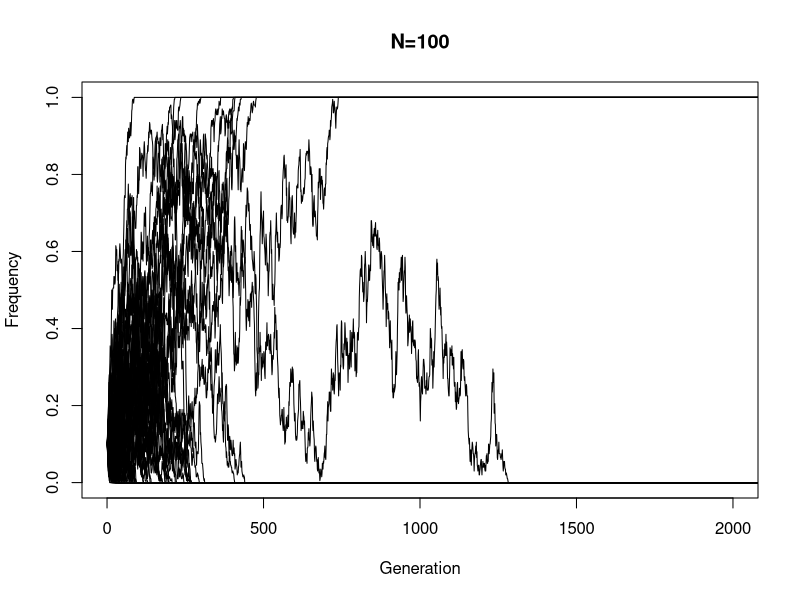
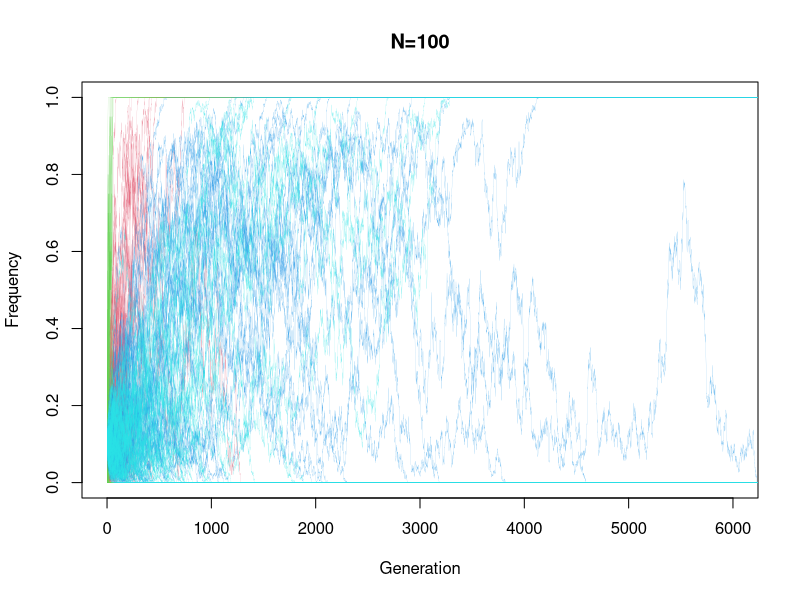
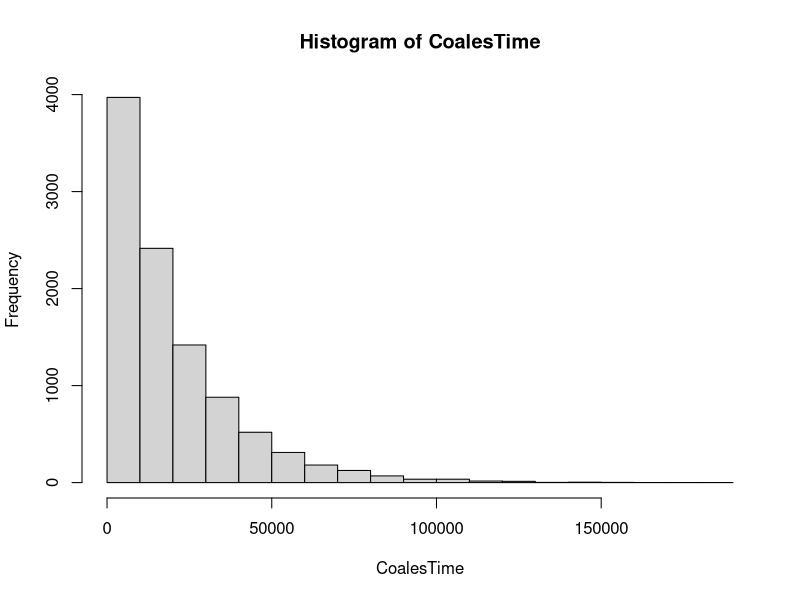
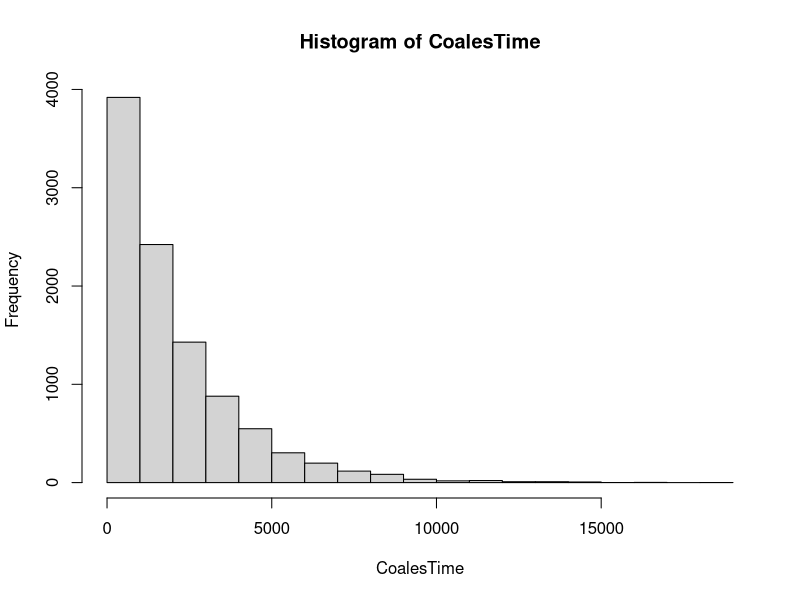
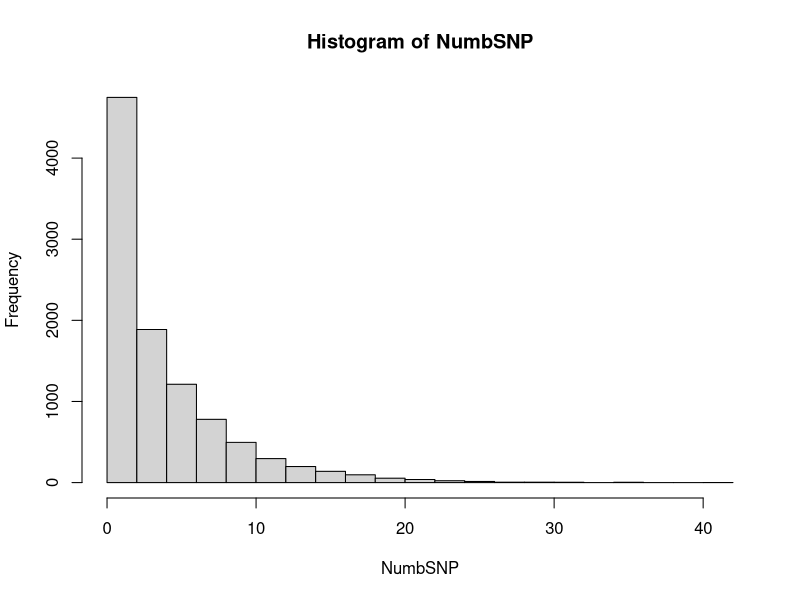
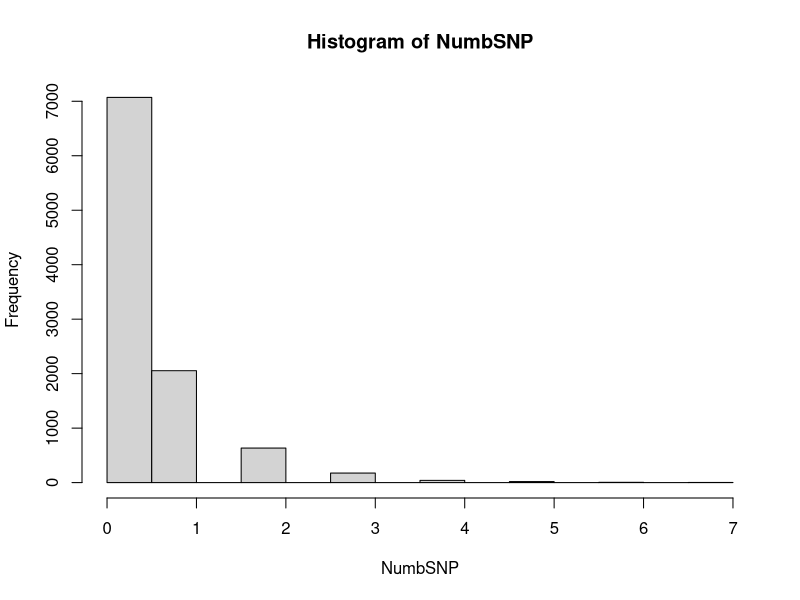
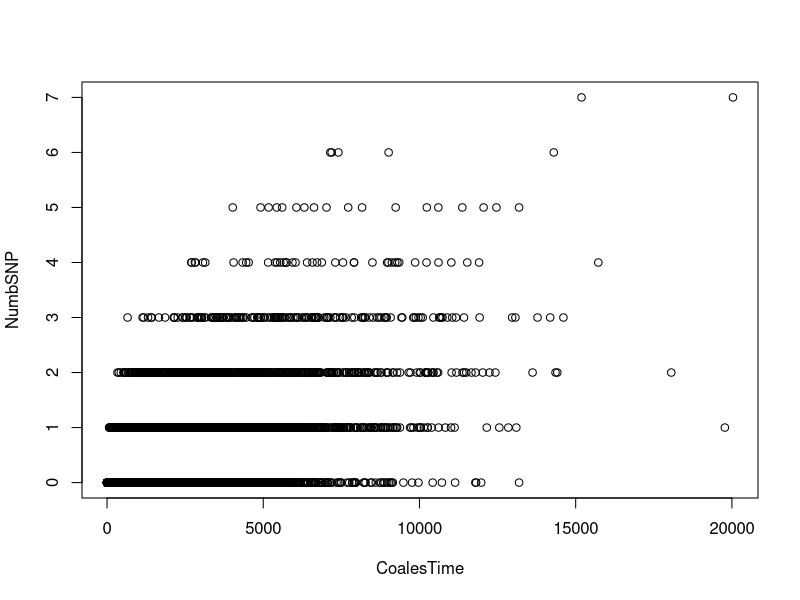

Write the R code that produced these figures, in order.
## ---- chunk 1
expected <- mean(rbinom(10000, 10, 0.1))
expected
## ---- chunk 2
#genetic drift
pp <- 0.1
NN <- 10 # number of diploid indiv; 2*NN = number of chromosome
count <- rbinom(1, 2*NN, pp)
count
count/(2*NN)
## ---- chunk 3
#function
GenDriftFunc <- function(LL, NN, p0, TT){
  #matrix of allele freq of each SNP (col) in each gen (row)
  freqs <- matrix(nrow = TT, ncol = LL)
  #fill first row with p0
  freqs[1, ] <- p0
  #for loop to iterate rbinom for each subsequent row
  for (tt in 2:TT){
    for(ll in 1:LL){
        freqs[tt, ll] <- rbinom(1, 2*NN, freqs[tt-1, ll])/(2*NN)
    }
  }
  return(freqs)
}
## ---- chunk 4
NN=100
LL=1000
TT=10000
p0=0.1
sim1 <- GenDriftFunc(LL, NN, p0, TT)
## ---- chunk 5
#extinct?
sum(sim1[10000, ] == 0)
## ---- chunk 6
#fixation?
sum(sim1[10000, ] == 1)
## ---- chunk 7
#agree?
sum(sim1[10000, ] == 1)/1000
## ---- chunk 8
#plot
plot(sim1[ , 1], type = "l", ylim = c(0, 1), xlim = c(0, 2000), main = "N=100", xlab = "Generation", ylab = "Frequency")
for(ii in 2:100){
    lines(sim1[ , ii])
}
## ---- chunk 9
#repeat
NN=100
LL=1000
TT=10000
p0=0.6
sim2 <- GenDriftFunc(LL, NN, p0, TT)
#extinct?
sum(sim2[10000, ] == 0)
## ---- chunk 10
#fixation?
sum(sim2[10000, ] == 1)
## ---- chunk 11
#agree?
sum(sim2[10000, ] == 1)/1000
## ---- chunk 12
# N=10
NN=10
LL=1000
TT=10000
p0=0.1
sim3 <- GenDriftFunc(LL, NN, p0, TT)

# N=500
NN=500
LL=1000
TT=10000
p0=0.1
sim4 <- GenDriftFunc(LL, NN, p0, TT)

# N=1000
NN=500
LL=1000
TT=10000
p0=0.1
sim5 <- GenDriftFunc(LL, NN, p0, TT)
## ---- chunk 13
#plot sim1, sim3, sim4, sim5
#100=red; 10=green; 500=blue; 1000=cyan
plot(sim1[ , 1], type = "l", ylim = c(0, 1), xlim = c(0, 6000), main = "N=100", xlab = "Generation", ylab = "Frequency", col = 2, lwd = 0.1)
for(ii in 2:100){
  lines(sim1[ , ii], col = 2, lwd = 0.1)
  adjustcolor(col = 2, alpha.f = 0.8)
}
for(ii in 1:100){
  lines(sim3[ , ii], col = 3, lwd = 0.1)
  adjustcolor(col = 3, alpha.f = 1)
}
for(ii in 1:100){
  lines(sim4[ , ii], col = 4, lwd = 0.1)
  adjustcolor(col = 4, alpha.f = 0.6)
}
for(ii in 1:100){
  lines(sim5[ , ii], col = 5, lwd = 0.1)
  adjustcolor(col = 5, alpha.f = 0.6)
}
## ---- chunk 14
#fixation?
fix1 <- sum(sim1[10000, ] == 1)/1000
fix3 <- sum(sim3[10000, ] == 1)/1000
fix4 <- sum(sim4[10000, ] == 1)/1000
fix5 <- sum(sim5[10000, ] == 1)/1000
popsize <- c(10, 100, 500, 1000)
fixedproportion <- c(fix3, fix1, fix4, fix5)
table <- rbind(popsize, fixedproportion)
table
## ---- chunk 15
#10,000 sims; 2N=20,000
NN <- 10000
CoalesTime <- rexp(10000, 1/(2*NN))
mean(CoalesTime)
## ---- chunk 16
#density plot
hist(CoalesTime)
## ---- chunk 17
sd(CoalesTime)
## ---- chunk 18
#10,000 sims, 2N=2,000
NN <- 1000
CoalesTime <- rexp(10000, 1/(2*NN))
mean(CoalesTime)
## ---- chunk 19
#density plot
hist(CoalesTime)
## ---- chunk 20
sd(CoalesTime)
## ---- chunk 21
#add mutations, 10,000 sims, 2N=20,000
mu <- 1e-4
NN <- 10000
CoalesTime <- rexp(10000, 1/(2*NN))
MutaRate <- 2*mu*CoalesTime
mean(MutaRate)
NumbSNP <- rep(NA, NN)
for (ii in 1:10000){
  NumbSNP[ii] <- rpois(1, MutaRate[ii])
}
## ---- chunk 22
mean(NumbSNP)
## ---- chunk 23
#theta=4*N*mu
theta <- 4*NN*mu
theta
## ---- chunk 24
print("Yes, pretty neat!")
## ---- chunk 25
#density plot
hist(NumbSNP)
## ---- chunk 26
#add mutations, 10,000 sims, 2N=2,000
mu <- 1e-4
NN <- 1000
CoalesTime <- rexp(10000, 1/(2*NN))
MutaRate <- 2*mu*CoalesTime
mean(MutaRate)
NumbSNP <- rep(NA, NN)
for (ii in 1:10000){
  NumbSNP[ii] <- rpois(1, MutaRate[ii])
}
## ---- chunk 27
mean(NumbSNP)
## ---- chunk 28
#theta=4*N*mu
theta <- 4*NN*mu
theta
## ---- chunk 29
print("Yes, pretty neat!")
## ---- chunk 30
#density plot
hist(NumbSNP)
## ---- chunk 31
plot(CoalesTime, NumbSNP)
## ---- chunk 32
mu <- 1e-8*10000
NN <- 10000
CoalesTime <- rexp(10000, 1/(2*NN))
MutaRate <- 2*mu*CoalesTime
mean(MutaRate)
NumbSNP <- rep(NA, NN)
for (ii in 1:10000){
  NumbSNP[ii] <- rpois(1, MutaRate[ii])
}
sum(NumbSNP >= 10)
## ---- chunk 33
mu <- 1e-8*10000
NN <- 1000
CoalesTime <- rexp(10000, 1/(2*NN))
MutaRate <- 2*mu*CoalesTime
mean(MutaRate)
NumbSNP <- rep(NA, NN)
for (ii in 1:10000){
  NumbSNP[ii] <- rpois(1, MutaRate[ii])
}
sum(NumbSNP >= 10)
